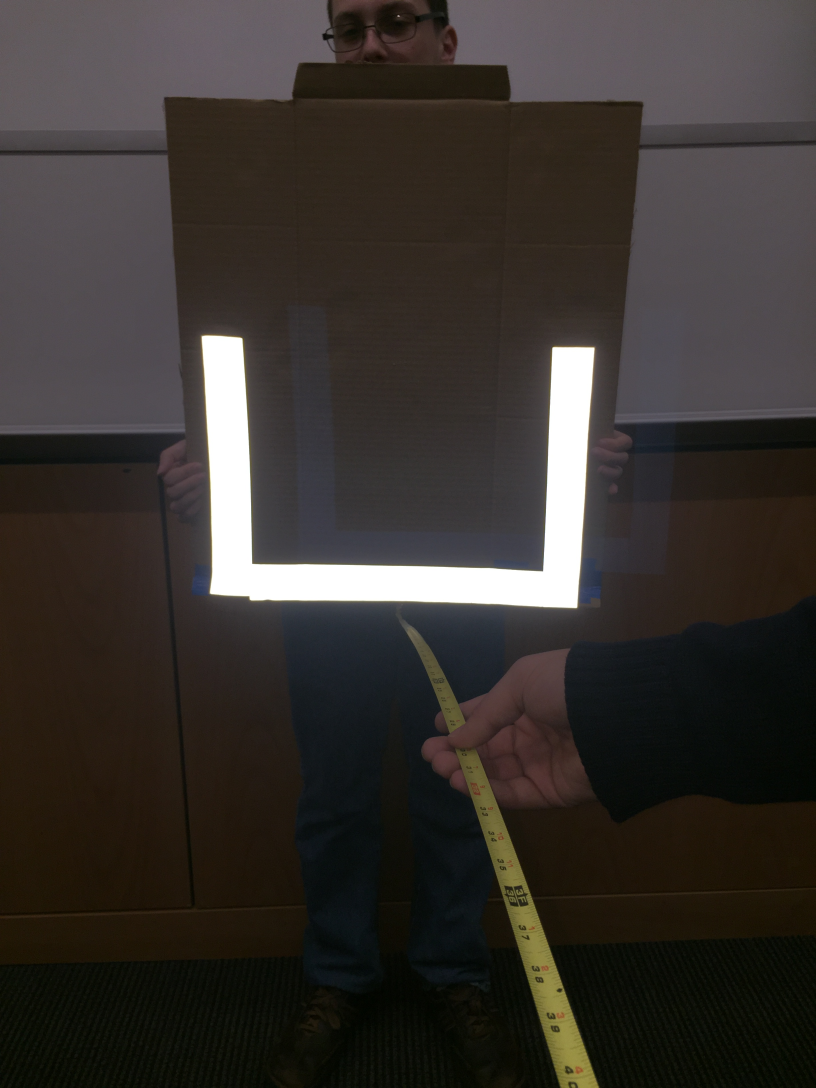
#> input picture VisionDistance/4ft.JPG, 2448 x 3264 px (shown at 1/3 size)
$ python -i PixelWidth.py   (imports and definitions only)
#> lines starting #> are read from the running program, lines starting #| are printed output that depends on the picture; after the words box and inside, x2 and y2 are one past the last pixel; in counts of white or black regions, pixels touching at a corner belong together
import numpy as np
import cv2
import math


class calculateDistance:
        contours = []
        w = 0
        h = 0

        # declare known dimensions (in meters)
        def __init__(self, im):
#> called with im = '4ft.JPG'
                self.im = cv2.imread(im)
#> self.im is the input picture: shape (3264, 2448, 3); mean B, G, R 46.7, 50.7, 55.6
                # self.imageThreshold(self.imageResize(self.im))
                self.KNOWN_WIDTH = 20
                self.contours = self.imageFindContours(self.im)
                self.w, self.h = self.computeHeightWidth()


        def imageResize(self, im):
                #Resize using the scale to preserve aspect ratio
                scale = min(1000 / len(self.im[0]) , 700 / len(self.im))
                self.im = cv2.resize(self.im,(int(math.floor(len(self.im[0]) * scale)), int(math.floor(len(self.im) * scale))))


        def imageThreshold(self, im):
                #ThreshHold: grab only 250-255
                cv2.threshold(self.im, 250, 255, cv2.THRESH_BINARY, self.im)


        def imageFindContours(self, im):
                #GrayScale, threshAgain, find all contours in threshed image
                imgray = cv2.cvtColor(im,cv2.COLOR_BGR2GRAY)
                ret,thresh = cv2.threshold(imgray,250,255,0)
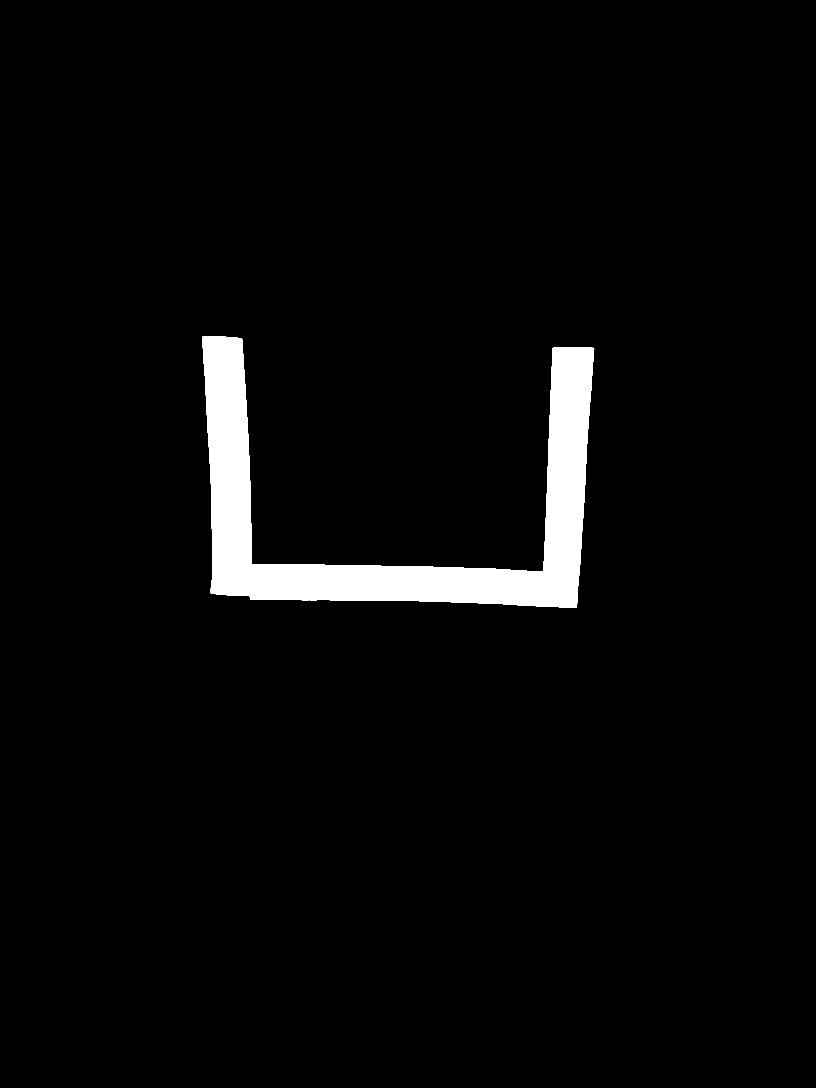
#> thresh: shape (3264, 2448) (shown at 1/3 size); 3.4% white; 1 white region
                contours, hierarcy = cv2.findContours(thresh,cv2.RETR_TREE,cv2.CHAIN_APPROX_SIMPLE)
#> contours = 1 contour; box (x1, y1, x2, y2) and area: (606, 1008, 1783, 1823) 270978
#> in __init__, `self.contours = self.imageFindContours(self.im)`: self.contours has the same summary as contours in imageFindContours

                return contours

        #Find the Largest contour (Our object), and draw a rectangle around it
        #Compute the height and width of that rectangle (in pixels)
        def computeHeightWidth(self):
                height = 0
                width = 0

                for contour in self.contours:
                        x,y,w,h = cv2.boundingRect(contour)

                        if(h>height and w>width):
                                        height = h
                                        width = w
#> this loop made 1 pass
#> (x, y, w, h, height, width) on pass 1: (606, 1008, 1177, 815, 815, 1177)
#> after the loop, height = 815; width = 1177

                cv2.rectangle(self.im,(x,y),(x+w,y+h),(0,0,255),2)
                #print contours
                #print "Height: " + str(height)
                #print "Width: " + str(width)


                return(height,width)

>>> result = calculateDistance('4ft.JPG').computeHeightWidth()
#> in __init__, `self.w, self.h = self.computeHeightWidth()`: self.w = 815; self.h = 1177
#> the loop in computeHeightWidth (call 2), `for contour in self.contours:` made 1 pass
#> result = (815, 1177)
